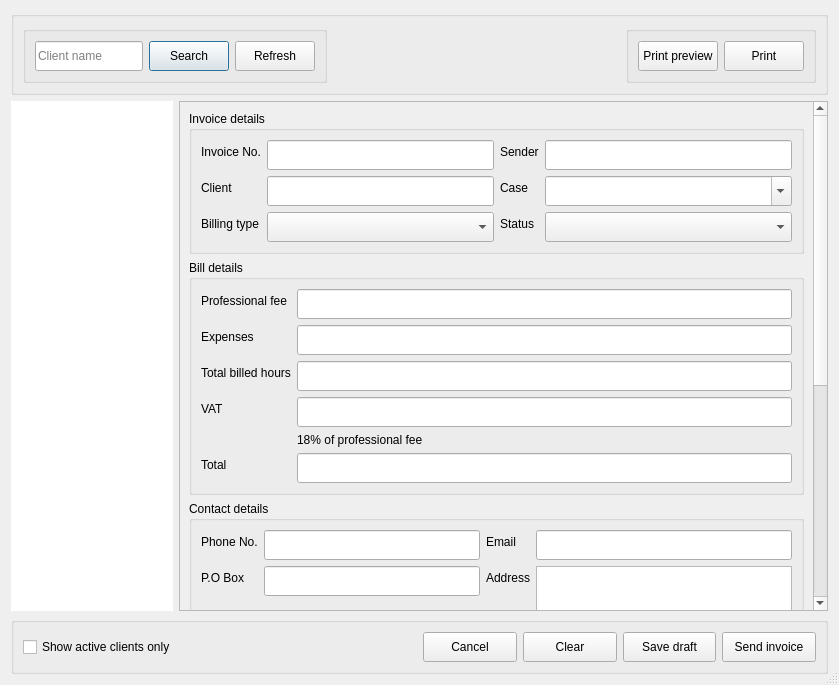
<?xml version="1.0" encoding="UTF-8"?>
<ui version="4.0">
 <class>NewInvoice</class>
 <widget class="QDialog" name="NewInvoice">
  <property name="geometry">
   <rect>
    <x>0</x>
    <y>0</y>
    <width>839</width>
    <height>685</height>
   </rect>
  </property>
  <property name="font">
   <font>
    <family>Segoe UI</family>
    <pointsize>9</pointsize>
   </font>
  </property>
  <property name="windowTitle">
   <string>New invoice</string>
  </property>
  <property name="windowIcon">
   <iconset resource="images/icons/icons.qrc">
    <normaloff>:/new/general/clock.png</normaloff>:/new/general/clock.png</iconset>
  </property>
  <property name="sizeGripEnabled">
   <bool>true</bool>
  </property>
  <property name="modal">
   <bool>true</bool>
  </property>
  <layout class="QVBoxLayout" name="verticalLayout_2">
   <item>
    <widget class="QGroupBox" name="groupBox">
     <property name="title">
      <string/>
     </property>
     <layout class="QHBoxLayout" name="horizontalLayout_7">
      <item alignment="Qt::AlignLeft">
       <widget class="QGroupBox" name="groupBox">
        <layout class="QHBoxLayout" name="horizontalLayout_5">
         <item>
          <widget class="QLineEdit" name="lineEdit_search">
           <property name="minimumSize">
            <size>
             <width>0</width>
             <height>30</height>
            </size>
           </property>
           <property name="maximumSize">
            <size>
             <width>16777215</width>
             <height>30</height>
            </size>
           </property>
           <property name="placeholderText">
            <string>Client name</string>
           </property>
          </widget>
         </item>
         <item>
          <widget class="QPushButton" name="pushButton_search">
           <property name="minimumSize">
            <size>
             <width>0</width>
             <height>30</height>
            </size>
           </property>
           <property name="maximumSize">
            <size>
             <width>16777215</width>
             <height>30</height>
            </size>
           </property>
           <property name="text">
            <string>Search</string>
           </property>
           <property name="icon">
            <iconset resource="images/icons/icons.qrc">
             <normaloff>:/new/general/gnome-searchtool.png</normaloff>:/new/general/gnome-searchtool.png</iconset>
           </property>
          </widget>
         </item>
         <item>
          <widget class="QPushButton" name="pushButton_refresh">
           <property name="minimumSize">
            <size>
             <width>0</width>
             <height>30</height>
            </size>
           </property>
           <property name="maximumSize">
            <size>
             <width>16777215</width>
             <height>30</height>
            </size>
           </property>
           <property name="text">
            <string>Refresh</string>
           </property>
           <property name="icon">
            <iconset resource="images/icons/icons.qrc">
             <normaloff>:/new/general/Gnome-View-Refresh-64.png</normaloff>:/new/general/Gnome-View-Refresh-64.png</iconset>
           </property>
          </widget>
         </item>
        </layout>
       </widget>
      </item>
      <item alignment="Qt::AlignRight">
       <widget class="QGroupBox" name="groupBox">
        <layout class="QHBoxLayout" name="horizontalLayout_6">
         <item>
          <widget class="QPushButton" name="pushButton_printPrev">
           <property name="minimumSize">
            <size>
             <width>0</width>
             <height>30</height>
            </size>
           </property>
           <property name="maximumSize">
            <size>
             <width>16777215</width>
             <height>30</height>
            </size>
           </property>
           <property name="text">
            <string>Print preview</string>
           </property>
           <property name="icon">
            <iconset resource="images/icons/icons.qrc">
             <normaloff>:/new/general/Gnome-Document-Print-Preview-64.png</normaloff>:/new/general/Gnome-Document-Print-Preview-64.png</iconset>
           </property>
          </widget>
         </item>
         <item>
          <widget class="QPushButton" name="pushButton_print">
           <property name="minimumSize">
            <size>
             <width>0</width>
             <height>30</height>
            </size>
           </property>
           <property name="maximumSize">
            <size>
             <width>16777215</width>
             <height>30</height>
            </size>
           </property>
           <property name="text">
            <string>Print</string>
           </property>
           <property name="icon">
            <iconset resource="images/icons/icons.qrc">
             <normaloff>:/new/general/Gnome-Document-Print-64.png</normaloff>:/new/general/Gnome-Document-Print-64.png</iconset>
           </property>
          </widget>
         </item>
        </layout>
       </widget>
      </item>
     </layout>
    </widget>
   </item>
   <item>
    <layout class="QHBoxLayout" name="horizontalLayout_8" stretch="2,8">
     <item>
      <widget class="QTableView" name="tableView_clients">
       <property name="frameShape">
        <enum>QFrame::NoFrame</enum>
       </property>
       <property name="frameShadow">
        <enum>QFrame::Plain</enum>
       </property>
       <property name="editTriggers">
        <set>QAbstractItemView::NoEditTriggers</set>
       </property>
       <property name="alternatingRowColors">
        <bool>true</bool>
       </property>
       <property name="selectionMode">
        <enum>QAbstractItemView::SingleSelection</enum>
       </property>
       <property name="selectionBehavior">
        <enum>QAbstractItemView::SelectRows</enum>
       </property>
       <property name="showGrid">
        <bool>false</bool>
       </property>
       <property name="sortingEnabled">
        <bool>true</bool>
       </property>
       <property name="wordWrap">
        <bool>true</bool>
       </property>
      </widget>
     </item>
     <item>
      <widget class="QScrollArea" name="scrollArea">
       <property name="widgetResizable">
        <bool>true</bool>
       </property>
       <widget class="QWidget" name="scrollAreaWidgetContents">
        <property name="geometry">
         <rect>
          <x>0</x>
          <y>0</y>
          <width>631</width>
          <height>884</height>
         </rect>
        </property>
        <layout class="QVBoxLayout" name="verticalLayout">
         <item>
          <widget class="QGroupBox" name="groupBox_3">
           <property name="font">
            <font>
             <weight>50</weight>
             <bold>false</bold>
            </font>
           </property>
           <property name="title">
            <string>Invoice details</string>
           </property>
           <layout class="QHBoxLayout" name="horizontalLayout">
            <item>
             <layout class="QFormLayout" name="formLayout">
              <item row="0" column="0">
               <widget class="QLabel" name="label">
                <property name="text">
                 <string>Invoice No.</string>
                </property>
               </widget>
              </item>
              <item row="0" column="1">
               <widget class="QLineEdit" name="lineEdit_invNo">
                <property name="minimumSize">
                 <size>
                  <width>0</width>
                  <height>30</height>
                 </size>
                </property>
                <property name="maximumSize">
                 <size>
                  <width>16777215</width>
                  <height>30</height>
                 </size>
                </property>
               </widget>
              </item>
              <item row="1" column="0">
               <widget class="QLabel" name="label_3">
                <property name="text">
                 <string>Client</string>
                </property>
               </widget>
              </item>
              <item row="1" column="1">
               <widget class="QLineEdit" name="lineEdit_client">
                <property name="minimumSize">
                 <size>
                  <width>0</width>
                  <height>30</height>
                 </size>
                </property>
                <property name="maximumSize">
                 <size>
                  <width>16777215</width>
                  <height>30</height>
                 </size>
                </property>
               </widget>
              </item>
              <item row="2" column="0">
               <widget class="QLabel" name="label_5">
                <property name="text">
                 <string>Billing type</string>
                </property>
               </widget>
              </item>
              <item row="2" column="1">
               <widget class="QComboBox" name="comboBox_billType">
                <property name="minimumSize">
                 <size>
                  <width>0</width>
                  <height>30</height>
                 </size>
                </property>
                <property name="maximumSize">
                 <size>
                  <width>16777215</width>
                  <height>30</height>
                 </size>
                </property>
               </widget>
              </item>
             </layout>
            </item>
            <item>
             <layout class="QFormLayout" name="formLayout_2">
              <item row="0" column="0">
               <widget class="QLabel" name="label_2">
                <property name="text">
                 <string>Sender</string>
                </property>
               </widget>
              </item>
              <item row="0" column="1">
               <widget class="QLineEdit" name="lineEdit_sender">
                <property name="minimumSize">
                 <size>
                  <width>0</width>
                  <height>30</height>
                 </size>
                </property>
                <property name="maximumSize">
                 <size>
                  <width>16777215</width>
                  <height>30</height>
                 </size>
                </property>
                <property name="readOnly">
                 <bool>true</bool>
                </property>
               </widget>
              </item>
              <item row="1" column="0">
               <widget class="QLabel" name="label_4">
                <property name="text">
                 <string>Case</string>
                </property>
               </widget>
              </item>
              <item row="2" column="0">
               <widget class="QLabel" name="label_6">
                <property name="text">
                 <string>Status</string>
                </property>
               </widget>
              </item>
              <item row="2" column="1">
               <widget class="QComboBox" name="comboBox_status">
                <property name="minimumSize">
                 <size>
                  <width>0</width>
                  <height>30</height>
                 </size>
                </property>
                <property name="maximumSize">
                 <size>
                  <width>16777215</width>
                  <height>30</height>
                 </size>
                </property>
               </widget>
              </item>
              <item row="1" column="1">
               <widget class="QComboBox" name="comboBox_cases">
                <property name="minimumSize">
                 <size>
                  <width>0</width>
                  <height>30</height>
                 </size>
                </property>
                <property name="maximumSize">
                 <size>
                  <width>16777215</width>
                  <height>30</height>
                 </size>
                </property>
                <property name="editable">
                 <bool>true</bool>
                </property>
               </widget>
              </item>
             </layout>
            </item>
           </layout>
          </widget>
         </item>
         <item>
          <widget class="QGroupBox" name="groupBox_4">
           <property name="title">
            <string>Bill details</string>
           </property>
           <layout class="QHBoxLayout" name="horizontalLayout_2">
            <item>
             <layout class="QFormLayout" name="formLayout_3">
              <item row="0" column="0">
               <widget class="QLabel" name="label_7">
                <property name="text">
                 <string>Professional fee</string>
                </property>
               </widget>
              </item>
              <item row="0" column="1">
               <widget class="QLineEdit" name="lineEdit_proFee">
                <property name="minimumSize">
                 <size>
                  <width>0</width>
                  <height>30</height>
                 </size>
                </property>
                <property name="maximumSize">
                 <size>
                  <width>16777215</width>
                  <height>30</height>
                 </size>
                </property>
               </widget>
              </item>
              <item row="1" column="0">
               <widget class="QLabel" name="label_8">
                <property name="text">
                 <string>Expenses</string>
                </property>
               </widget>
              </item>
              <item row="1" column="1">
               <widget class="QLineEdit" name="lineEdit_expenses">
                <property name="minimumSize">
                 <size>
                  <width>0</width>
                  <height>30</height>
                 </size>
                </property>
                <property name="maximumSize">
                 <size>
                  <width>16777215</width>
                  <height>30</height>
                 </size>
                </property>
               </widget>
              </item>
              <item row="2" column="0">
               <widget class="QLabel" name="label_9">
                <property name="text">
                 <string>Total billed hours</string>
                </property>
               </widget>
              </item>
              <item row="2" column="1">
               <widget class="QLineEdit" name="lineEdit_hrs">
                <property name="minimumSize">
                 <size>
                  <width>0</width>
                  <height>30</height>
                 </size>
                </property>
                <property name="maximumSize">
                 <size>
                  <width>16777215</width>
                  <height>30</height>
                 </size>
                </property>
               </widget>
              </item>
              <item row="3" column="0">
               <widget class="QLabel" name="label_10">
                <property name="text">
                 <string>VAT</string>
                </property>
               </widget>
              </item>
              <item row="3" column="1">
               <widget class="QLineEdit" name="lineEdit_vat">
                <property name="minimumSize">
                 <size>
                  <width>0</width>
                  <height>30</height>
                 </size>
                </property>
                <property name="maximumSize">
                 <size>
                  <width>16777215</width>
                  <height>30</height>
                 </size>
                </property>
               </widget>
              </item>
              <item row="4" column="1">
               <widget class="QLabel" name="label_12">
                <property name="text">
                 <string>18% of professional fee</string>
                </property>
               </widget>
              </item>
              <item row="5" column="0">
               <widget class="QLabel" name="label_11">
                <property name="text">
                 <string>Total</string>
                </property>
               </widget>
              </item>
              <item row="5" column="1">
               <widget class="QLineEdit" name="lineEdit_total">
                <property name="minimumSize">
                 <size>
                  <width>0</width>
                  <height>30</height>
                 </size>
                </property>
                <property name="maximumSize">
                 <size>
                  <width>16777215</width>
                  <height>30</height>
                 </size>
                </property>
               </widget>
              </item>
             </layout>
            </item>
           </layout>
          </widget>
         </item>
         <item>
          <widget class="QGroupBox" name="groupBox_5">
           <property name="title">
            <string>Contact details</string>
           </property>
           <layout class="QHBoxLayout" name="horizontalLayout_3">
            <item>
             <layout class="QFormLayout" name="formLayout_4">
              <item row="0" column="0">
               <widget class="QLabel" name="label_13">
                <property name="text">
                 <string>Phone No.</string>
                </property>
               </widget>
              </item>
              <item row="0" column="1">
               <widget class="QLineEdit" name="lineEdit_phone">
                <property name="minimumSize">
                 <size>
                  <width>0</width>
                  <height>30</height>
                 </size>
                </property>
                <property name="maximumSize">
                 <size>
                  <width>16777215</width>
                  <height>30</height>
                 </size>
                </property>
               </widget>
              </item>
              <item row="1" column="0">
               <widget class="QLabel" name="label_15">
                <property name="text">
                 <string>P.O Box</string>
                </property>
               </widget>
              </item>
              <item row="1" column="1">
               <widget class="QLineEdit" name="lineEdit_poBox">
                <property name="minimumSize">
                 <size>
                  <width>0</width>
                  <height>30</height>
                 </size>
                </property>
                <property name="maximumSize">
                 <size>
                  <width>16777215</width>
                  <height>30</height>
                 </size>
                </property>
               </widget>
              </item>
             </layout>
            </item>
            <item>
             <layout class="QFormLayout" name="formLayout_5">
              <item row="0" column="0">
               <widget class="QLabel" name="label_14">
                <property name="text">
                 <string>Email</string>
                </property>
               </widget>
              </item>
              <item row="0" column="1">
               <widget class="QLineEdit" name="lineEdit_email">
                <property name="minimumSize">
                 <size>
                  <width>0</width>
                  <height>30</height>
                 </size>
                </property>
                <property name="maximumSize">
                 <size>
                  <width>16777215</width>
                  <height>30</height>
                 </size>
                </property>
               </widget>
              </item>
              <item row="1" column="0">
               <widget class="QLabel" name="label_16">
                <property name="text">
                 <string>Address</string>
                </property>
               </widget>
              </item>
              <item row="1" column="1">
               <widget class="QPlainTextEdit" name="plainTextEdit_address"/>
              </item>
             </layout>
            </item>
           </layout>
          </widget>
         </item>
         <item>
          <widget class="QGroupBox" name="groupBox_6">
           <property name="title">
            <string>Notes</string>
           </property>
           <layout class="QHBoxLayout" name="horizontalLayout_4">
            <item>
             <widget class="QPlainTextEdit" name="plainTextEdit_notes"/>
            </item>
           </layout>
          </widget>
         </item>
         <item>
          <widget class="QGroupBox" name="groupBox_7">
           <property name="title">
            <string>Attachments</string>
           </property>
           <layout class="QGridLayout" name="gridLayout">
            <item row="0" column="0" colspan="2">
             <widget class="QTableView" name="tableView_attachments">
              <property name="minimumSize">
               <size>
                <width>0</width>
                <height>150</height>
               </size>
              </property>
              <property name="editTriggers">
               <set>QAbstractItemView::NoEditTriggers</set>
              </property>
              <property name="dragDropMode">
               <enum>QAbstractItemView::DropOnly</enum>
              </property>
              <property name="alternatingRowColors">
               <bool>true</bool>
              </property>
              <property name="selectionBehavior">
               <enum>QAbstractItemView::SelectRows</enum>
              </property>
              <property name="showGrid">
               <bool>false</bool>
              </property>
              <property name="sortingEnabled">
               <bool>true</bool>
              </property>
              <property name="wordWrap">
               <bool>false</bool>
              </property>
              <attribute name="horizontalHeaderStretchLastSection">
               <bool>true</bool>
              </attribute>
             </widget>
            </item>
            <item row="1" column="0">
             <widget class="QPushButton" name="pushButton_remove">
              <property name="minimumSize">
               <size>
                <width>0</width>
                <height>30</height>
               </size>
              </property>
              <property name="maximumSize">
               <size>
                <width>16777215</width>
                <height>30</height>
               </size>
              </property>
              <property name="text">
               <string>Remove</string>
              </property>
             </widget>
            </item>
            <item row="1" column="1">
             <widget class="QPushButton" name="pushButton_add">
              <property name="minimumSize">
               <size>
                <width>0</width>
                <height>30</height>
               </size>
              </property>
              <property name="maximumSize">
               <size>
                <width>16777215</width>
                <height>30</height>
               </size>
              </property>
              <property name="text">
               <string>Add</string>
              </property>
             </widget>
            </item>
           </layout>
          </widget>
         </item>
        </layout>
       </widget>
      </widget>
     </item>
    </layout>
   </item>
   <item>
    <widget class="QGroupBox" name="groupBox_2">
     <property name="title">
      <string/>
     </property>
     <layout class="QHBoxLayout" name="horizontalLayout_10">
      <item>
       <widget class="QCheckBox" name="checkBox_activeOnly">
        <property name="text">
         <string>Show active clients only</string>
        </property>
       </widget>
      </item>
      <item>
       <layout class="QHBoxLayout" name="horizontalLayout_9">
        <item>
         <widget class="QPushButton" name="pushButton_cancel">
          <property name="minimumSize">
           <size>
            <width>0</width>
            <height>30</height>
           </size>
          </property>
          <property name="maximumSize">
           <size>
            <width>16777215</width>
            <height>30</height>
           </size>
          </property>
          <property name="text">
           <string>Cancel</string>
          </property>
          <property name="icon">
           <iconset resource="images/icons/icons.qrc">
            <normaloff>:/new/general/Gnome-Window-Close-64.png</normaloff>:/new/general/Gnome-Window-Close-64.png</iconset>
          </property>
         </widget>
        </item>
        <item>
         <widget class="QPushButton" name="pushButton_clear">
          <property name="minimumSize">
           <size>
            <width>0</width>
            <height>30</height>
           </size>
          </property>
          <property name="maximumSize">
           <size>
            <width>16777215</width>
            <height>30</height>
           </size>
          </property>
          <property name="text">
           <string>Clear</string>
          </property>
          <property name="icon">
           <iconset resource="images/icons/icons.qrc">
            <normaloff>:/new/general/Gnome-Edit-Clear-64.png</normaloff>:/new/general/Gnome-Edit-Clear-64.png</iconset>
          </property>
         </widget>
        </item>
        <item>
         <widget class="QPushButton" name="pushButton_draft">
          <property name="minimumSize">
           <size>
            <width>0</width>
            <height>30</height>
           </size>
          </property>
          <property name="maximumSize">
           <size>
            <width>16777215</width>
            <height>30</height>
           </size>
          </property>
          <property name="text">
           <string>Save draft</string>
          </property>
          <property name="icon">
           <iconset resource="images/icons/icons.qrc">
            <normaloff>:/new/general/Gnome-Document-Save-64.png</normaloff>:/new/general/Gnome-Document-Save-64.png</iconset>
          </property>
         </widget>
        </item>
        <item>
         <widget class="QPushButton" name="pushButton_send">
          <property name="minimumSize">
           <size>
            <width>0</width>
            <height>30</height>
           </size>
          </property>
          <property name="maximumSize">
           <size>
            <width>16777215</width>
            <height>30</height>
           </size>
          </property>
          <property name="text">
           <string>Send invoice</string>
          </property>
          <property name="icon">
           <iconset resource="images/icons/icons.qrc">
            <normaloff>:/new/general/Gnome-Mail-Forward-64.png</normaloff>:/new/general/Gnome-Mail-Forward-64.png</iconset>
          </property>
         </widget>
        </item>
       </layout>
      </item>
     </layout>
    </widget>
   </item>
  </layout>
 </widget>
 <resources>
  <include location="images/icons/icons.qrc"/>
 </resources>
 <connections/>
</ui>
